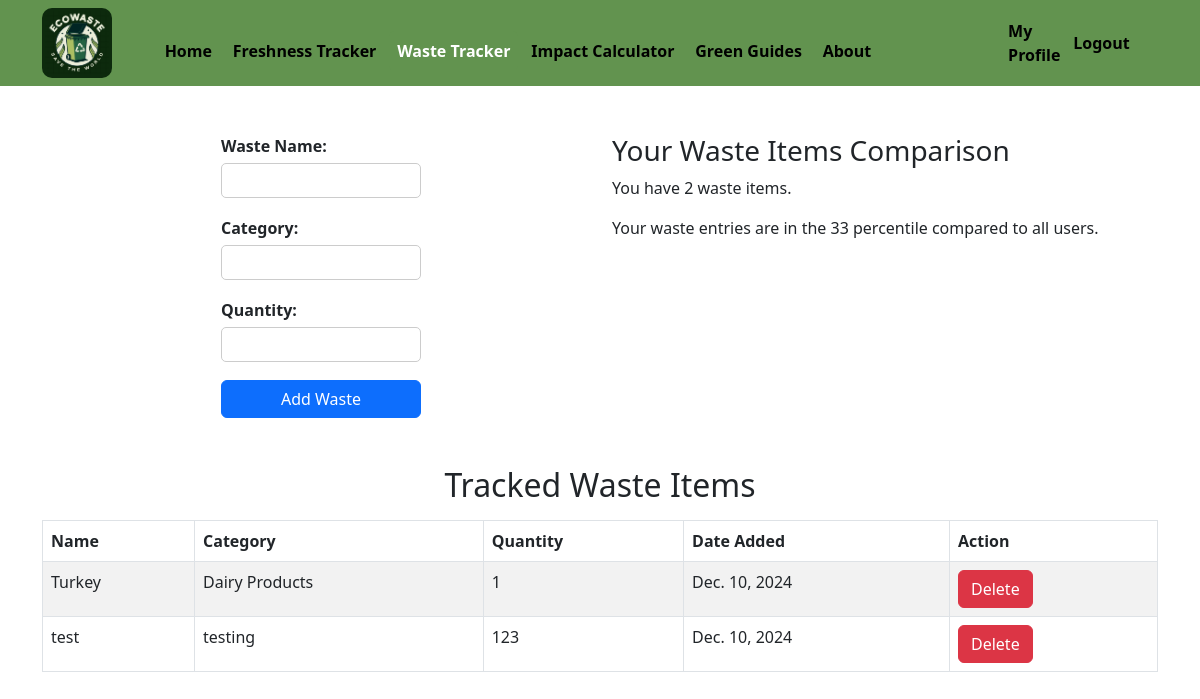
/waste-tracker/ (signed in), run on the app's committed database.
### ecowaste/models.py (models this page shows, shortened)
class WasteItem(models.Model):
    user = models.ForeignKey(User, on_delete=models.CASCADE, null=True, blank=True)
    name = models.CharField(max_length=100)
    category = models.CharField(max_length=50)
    quantity = models.CharField(max_length=50)
    date_added = models.DateField(auto_now_add=True)
    """
    Convert CO₂e from kilograms to pounds.
    """

### ecowaste/views.py (the view)
# urls.py: path('waste-tracker/', views.waste_tracker, name="ecowaste-waste-tracker"),
def waste_tracker(request):
    if request.user.is_authenticated:
        if request.method == 'POST':
            form = WasteItemForm(request.POST)
            if form.is_valid():
                waste_item = form.save(commit=False)
                waste_item.user = request.user
                waste_item.save()
                return redirect('ecowaste-waste-tracker')
        else:
            form = WasteItemForm()
        waste_items = WasteItem.objects.filter(user=request.user)
    else:
        form = WasteItemForm()
    user_waste_count = WasteItem.objects.filter(user=request.user).count()
    all_users_waste_count = WasteItem.objects.values('user').annotate(count=Count('id')).order_by('count')
    total_users = len(all_users_waste_count)
    lower_percentile = 100 * sum(1 for x in all_users_waste_count if x['count'] < user_waste_count) / total_users
    waste_items = WasteItem.objects.filter(user=request.user)
    return render(request, "ecowaste/waste-tracker.html", {
        'form': form,
        'waste_items': waste_items,
        'percentile': lower_percentile,
    })

### ecowaste/forms.py (shortened to what this page needs)
class WasteItemForm(forms.ModelForm):
    name = forms.CharField(max_length=100, required=True, label="Waste Name")
    category = forms.CharField(max_length=100, required=True, label="Category")
    quantity = forms.CharField(max_length=100, required=True, label="Quantity")
    class Meta:
        model = WasteItem
        fields = ('name', 'category', 'quantity')

### ecowaste/templates/ecowaste/waste-tracker.html (shortened to what this page needs)
{% extends 'ecowaste/base.html' %}
{% load static %}
{% block content %}
    <link rel="stylesheet" href="{% static 'styles.css' %}">
    <div class="container mt-5">
        <div class="row">
            <div class="col-md-6">
                <form method="POST">
                    {{ form.as_p }}
                    <button type="submit" class="btn btn-primary">Add Waste</button>
                </form>
            </div>
            <div class="col-md-6">
                <h3>Your Waste Items Comparison</h3>
                <p>You have {{ waste_items.count }} waste items.</p>
                <p>Your waste entries are in the {{ percentile|floatformat:0 }} percentile compared to all users.</p>
            </div>
        </div>
    </div>
    <h2 class="mt-5">Tracked Waste Items</h2>
    <table class="table table-striped table-bordered mt-3">
        <thead>
            <tr>
                <th>Name</th>
                <th>Category</th>
                <th>Quantity</th>
                <th>Date Added</th>
                <th>Action</th>
            </tr>
        </thead>
        <tbody>
            {% for item in waste_items %}
                <tr>
                    <td>{{ item.name }}</td>
                    <td>{{ item.category }}</td>
                    <td>{{ item.quantity }}</td>
                    <td>{{ item.date_added }}</td>
                    <td>
                        <form method="POST" action="{% url 'delete_waste_item' item.id %}" style="display:inline;">
                            <button type="submit" class="btn btn-danger">Delete</button>
                        </form>
                    </td>
                </tr>
            {% empty %}
                <tr>
                    <td colspan="5" class="text-center">No waste items tracked yet.</td>
                </tr>
            {% endfor %}
        </tbody>
    </table>
{% endblock content %}

### ecowaste/static/styles.css (style rules this page uses)
form { display: flex; flex-direction: column; align-items:stretch; align-content:stretch; gap: 0.1rem; width: 90%; max-width: 200px; margin: 0 auto; }
form label { display: block; font-weight: bold; margin-bottom: 0.3rem; width: 100%; }
form input[type="text"], form select { width: 100%; max-width: 380px; padding: 0.3rem; font-size: 1rem; border: 1px solid #ccc; border-radius: 5px; box-sizing: border-box; }
form button { background-color: #47a362; color: white; border: none; padding: 0.75rem 1rem; border-radius: 5px; font-size: 1rem; cursor: pointer; transition: background-color 0.3s; }
h1, h2 { text-align: center; margin-bottom: 1rem; }

### data on the page
WasteItem: name "Turkey", category "Dairy Products", quantity "1", date_added "Dec. 10, 2024"
WasteItem: name "test", category "testing", quantity "123", date_added "Dec. 10, 2024"

### other printed values
{{ waste_items.count }} "2"
{{ percentile|floatformat:0 }} "33"
